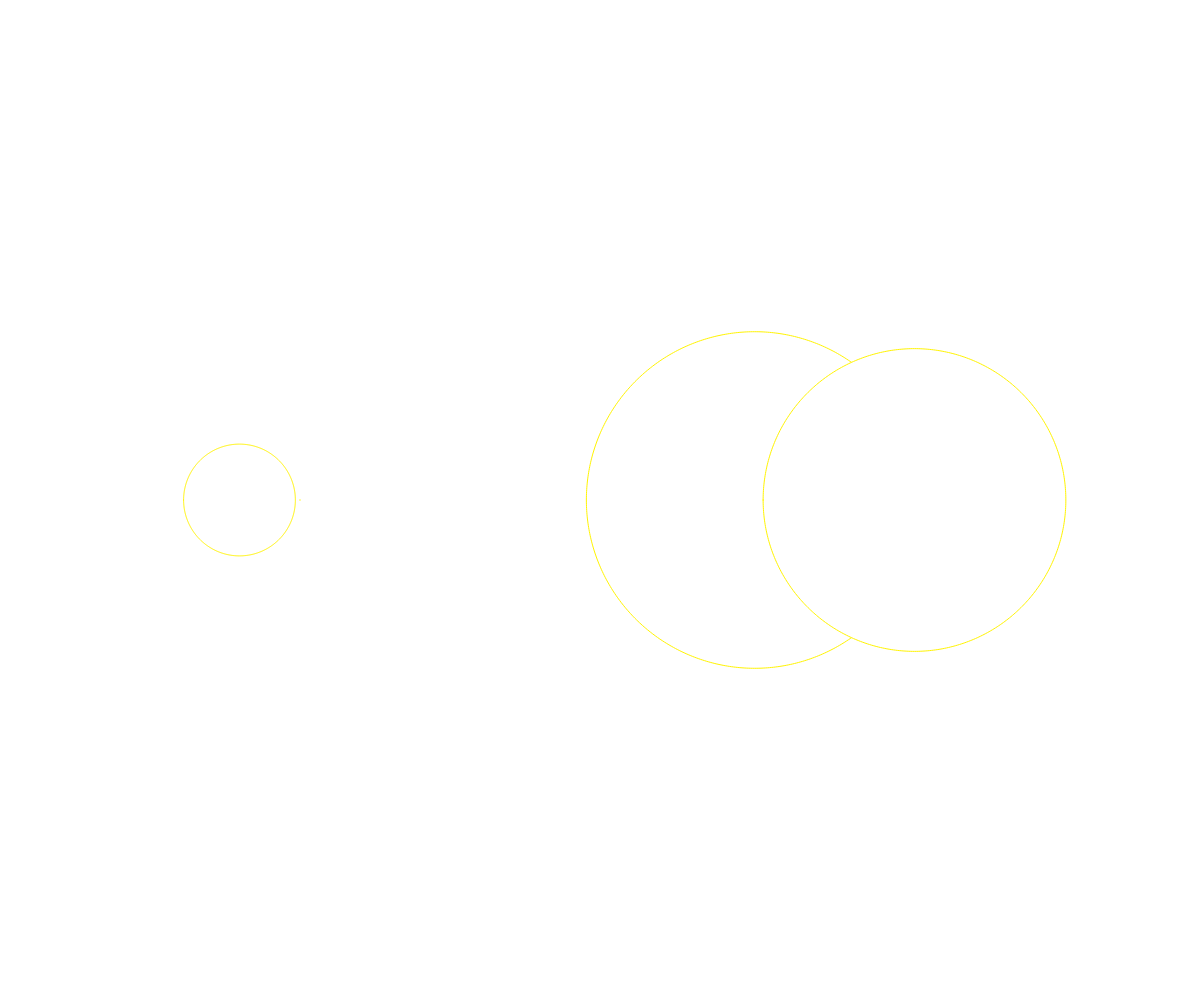
Frame 1 (no input)
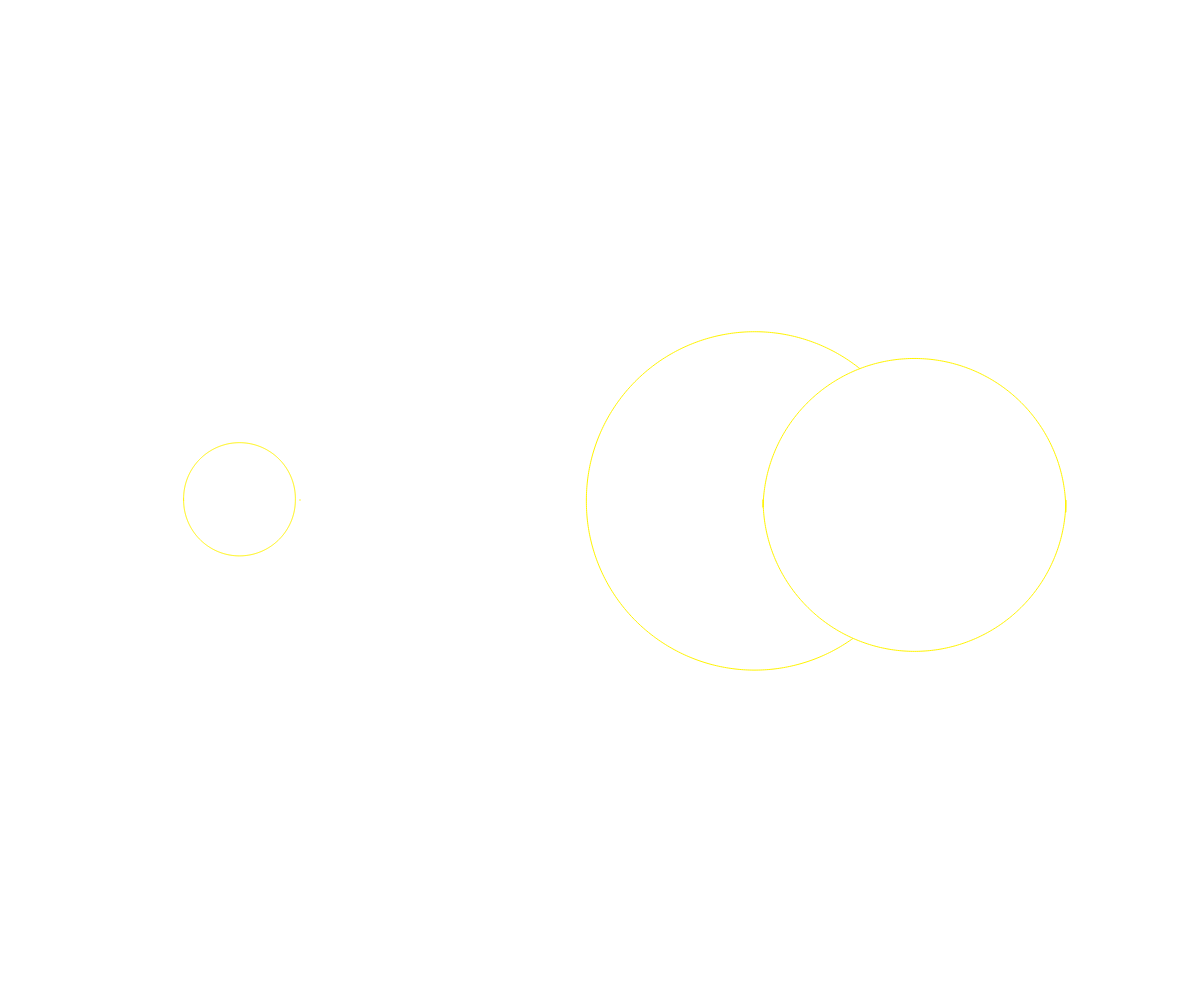
Frame 2 (the mouse pressed at the canvas centre, redrawn once)

The p5.js sketch that drew these frames (run headless with seeded random() and noise() and a simulated clock; the mouse was pressed at the canvas centre and the sketch redrawn once):

// p5.js sketch
// ── sketch.js
res = 100;
r = 0;
var ground, sum;
var n = 0;


function setup() {
  createCanvas(window.innerWidth, window.innerHeight);
  r = height*0.45;
  ground = (height*0.8)/2;
  sum = TWO_PI/1000;
}



function draw() {
  // put drawing code here
  background(1000);

  translate(width/4, height/2);
  SfereShape();
}
function getDates(){
  var m = month();
  var y = year();
  var d = day();

}

function SfereShape(){
  stroke(255,244 ,0);
    for (let i = 0; i < TWO_PI; i++) {
      let x = tan(i)*ground;
      let y = tan(i*n)*ground;;
      let z = sin(i)*ground;
      let w = tan(i*n)*ground;

      shape(x,y,z,w);
    }
  n+= 0.00001;
  noLoop();
}

function semicircle(pos, rad, a){
  for (let i = a; i <= a+PI; i+=TWO_PI/res*0.2) {
    let x = cos(i)*rad+pos.x;
    let y = sin(i)*rad+pos.y;
    vertex(x,y);
  }
}

function d2r(d){return d*(PI/180);}

function shape(r, a, w){
  var marg = 0;

  beginShape();
  for (let i = 0; i <= a; i+=TWO_PI/res) {
    let x = cos(i)*r;
    let y = sin(i)*r;
    vertex(x,y);
  }
  semicircle(createVector(cos(a)*(r-w/2), sin(a)*(r-w/2)),w/2 , a);

  for(let i = a; i>=0; i-=TWO_PI/res){
    let x = cos(i)*(r-w);
    let y = sin(i)*(r-w);
    vertex(x,y);
  }

  semicircle(createVector(cos(0)*(r-w/2), sin(0)*(r-w/2)),w/2 , PI);
  endShape(CLOSE);
}
